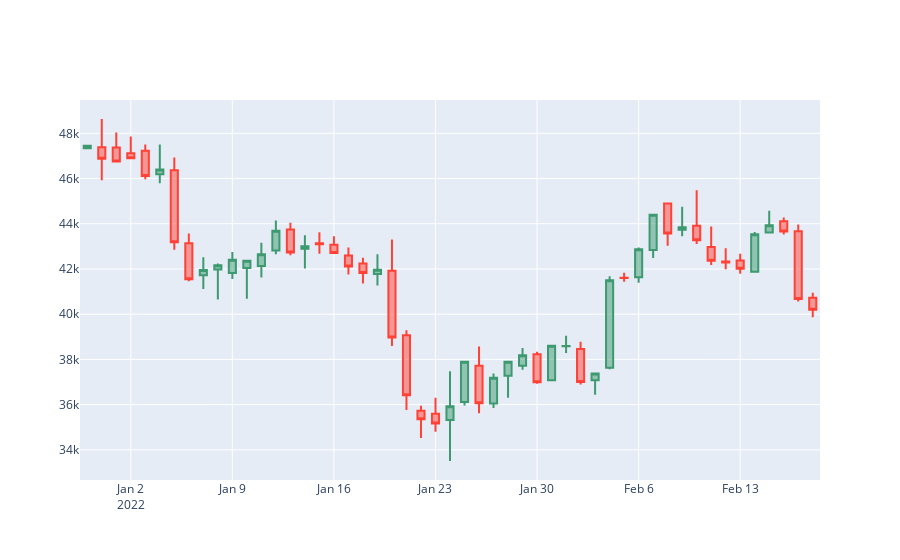

Source (notebook cell):
### Markdown cell above
Create candlestick chart:

### Code cell
fig = go.Figure(data=[go.Candlestick(x=candlestick_data['date'],
                open=candlestick_data['Price']['first'], 
                high=candlestick_data['Price']['max'],
                low=candlestick_data['Price']['min'], 
                close=candlestick_data['Price']['last'])
                ])

fig.update_layout(xaxis_rangeslider_visible=False)

fig.show()
